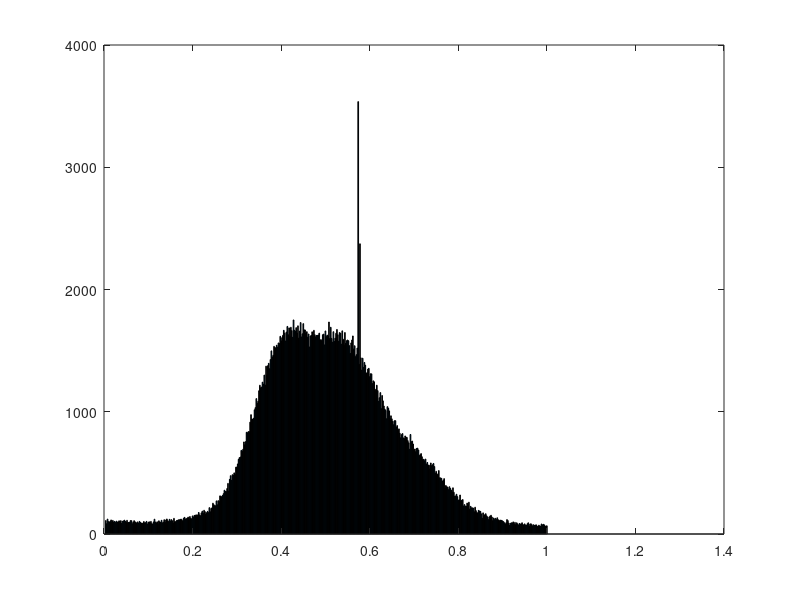
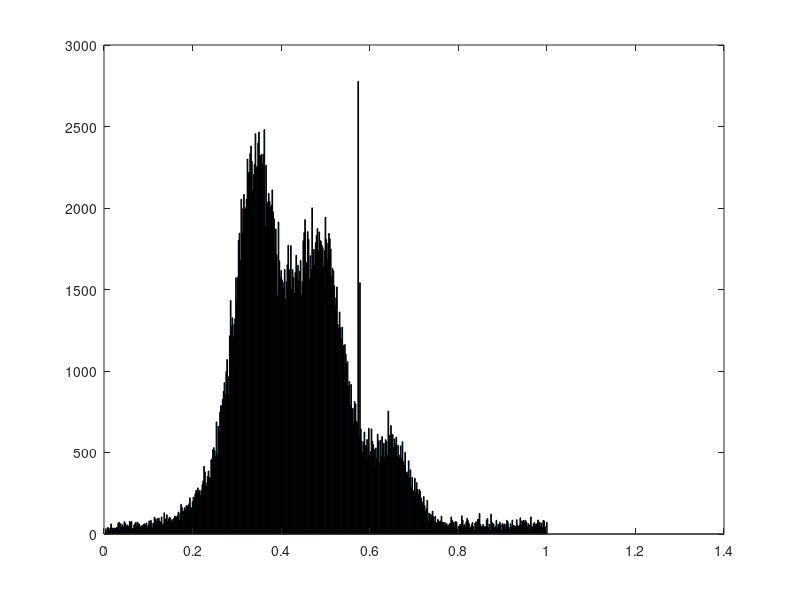
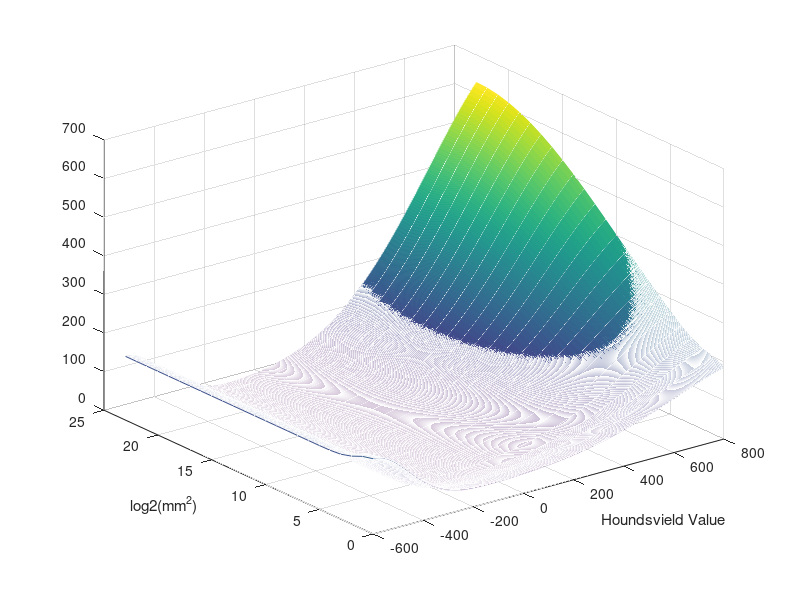
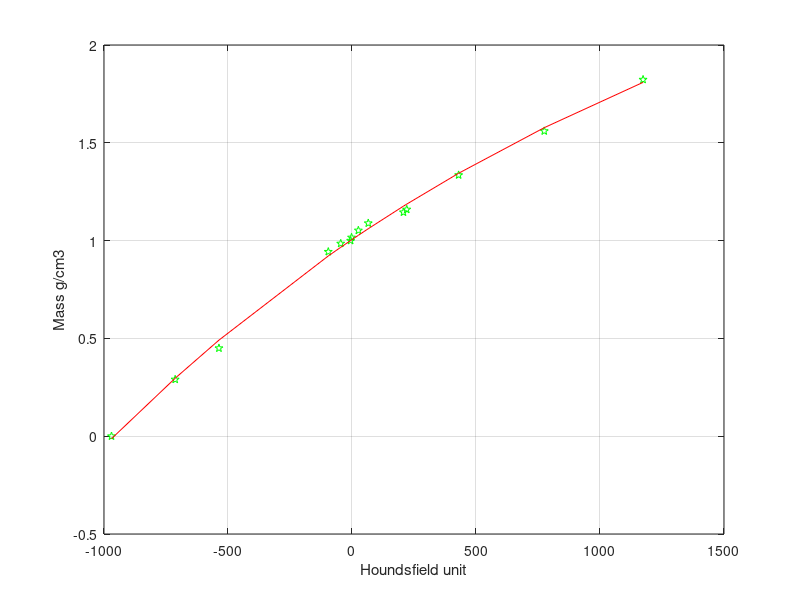

Here is the MATLAB script that generated these plots, in order:
%% COLOR FUNCTION


clc
lung = [-700, -600];
fat = [-120, -90];
fluids = [-30 15];
water = [-2, 2 ];
muscle = [30 55];
blood = [13 50 ];
hematoma = [50 100];
clot = [50 75 ];
cancellous = [300 400];
cortical = [1000 1900];
foreign = [2500 3000];
noise = [-700 1500];
cols = ['r' 'y' 'c' 'b' 'r' 'r' 'r' 'k' 'k' 'g'];
cats = [lung; fat;fluids; water; muscle; blood; hematoma; clot; cancellous; cortical; foreign; ];
catnames = ["lung", "fat", "fluids", "water" "muscle" "blood" "hematoma" "clot" "cancellous" "cortical" "foreign"];
min_belonging = 0.0001;

x = -1000:0.2:2000;
for i = 1:length(cats)
   spread = cats(i,2)-cats(i,1);
   center = (cats(i,1) + cats(i,2))/2;
   sd = spread/4;
   f = 1/(sd*sqrt(2*3.1415)) *exp(-((x-center).^2)/(2*sd^2));
   f = plot(x, f);
   %legend(catnames(i))
   hold on
end
%set(gca, 'YScale', 'log')
ylabel("Inclusion")
xlabel("Hounsfield unit")
legend(catnames)
axis([-100 100 min_belonging 0.08])
hold off

%%  ACTIVATION FUNCTION
clc
blocks = 9*5;
x = 1:1:blocks+3;
x = 0:1:9;
f = 1/0.6*(1./(1+exp(-x/2)) - 0.4);
plot(x, f)



%% ACCUMULATED ALPHA FUNCTION
x = 0:1:10;
y = 1./x.^2;
plot(x,y)







%% Image normalization
y = [0.000000, 388, 320, 279, 231, 204, 188, 168, 165, 136, 143, 109, 114, 103, 106, 80, 91, 87, 84, 77, 66, 66, 64, 64, 54, 43, 52, 35, 27, 35, 28, 29, 32, 37, 25, 20, 16, 21, 8, 12, 10, 14, 31, 14, 14, 19, 19, 14, 16, 17, 16, 16, 17, 6, 11, 9, 18, 21, 16, 26, 15, 21, 19, 9, 17, 16, 20, 19, 14, 19, 20, 18, 19, 19, 15, 23, 13, 16, 13, 17, 31, 16, 21, 21, 16, 28, 18, 18, 20, 27, 17, 27, 26, 22, 23, 21, 23, 27, 22, 27, 18, 25, 19, 30, 23, 27, 25, 32, 27, 27, 22, 14, 27, 16, 41, 25, 23, 37, 30, 14, 30, 30, 16, 34, 31, 29, 30, 25, 26, 23, 28, 28, 26, 28, 32, 35, 32, 25, 24, 38, 17, 34, 40, 28, 39, 38, 31, 32, 28, 38, 35, 27, 40, 28, 39, 42, 29, 54, 35, 53, 27, 56, 45, 36, 60, 49, 85, 68, 56, 114, 90, 128, 150, 148, 182, 161, 215, 219, 333, 279, 422, 555, 699, 695, 718, 873, 1024, 1250, 1383, 1562, 1824, 1968, 2238, 2429, 2643, 2741, 2901, 3045, 3179, 3532, 3702, 3896, 3643, 3813, 3842, 4117, 3981, 3988, 3919, 3834, 3611, 3539, 3428, 3381, 3017, 2829, 2565, 2386, 2279, 2035, 2005, 1924, 1682, 1491, 1468, 1265, 1210, 1044, 961, 965, 927, 966, 895, 925, 871, 945, 938, 808, 866, 913, 863, 900, 960, 937, 957, 1008, 1068, 1081, 1120, 1042, 1314, 1357, 1371, 1439, 1603, 1514, 1760, 1769, 2123, 1995, 2202, 2340, 2659, 2724, 3079, 3207, 3418, 3710, 4253, 4554, 4692, 5153, 5319, 5502, 6281, 6455, 6603, 6561, 6952, 6864, 6830, 7501, 7205, 7330, 7266, 7006, 6796, 6462, 6357, 6003, 5975, 5575, 5508, 5268, 4744, 4376, 3871, 3655, 3360, 2836, 2583, 2316, 1974, 1695, 1578, 1310, 1227, 901, 910, 739, 680, 552, 463, 388, 394, 286, 241, 194, 168, 158, 92, 128, 92, 78, 77, 102, 72, 67, 53, 52, 50, 52, 59, 29, 30, 40, 48, 33, 45, 42, 24, 36, 33, 33, 26, 37, 32, 39, 31, 31, 34, 33, 30, 42, 30, 23, 28, 30, 27, 26, 36, 29, 25, 38, 33, 36, 36, 41, 35, 36, 35, 47, 33, 67, 56, 47, 67, 60, 47, 42, 76, 66, 98, 97, 126, 124, 101, 106, 121, 110, 139, 115, 132, 102, 118, 105, 103, 142, 147, 156, 147, 130, 105, 105, 150, 117, 92, 86, 93, 76, 106, 74, 64, 41, 57, 55, 53, 50, 51, 59, 68, 71, 68, 88, 101, 79, 59, 90, 96, 68, 91, 93, 102, 99, 91, 102, 124, 103, 123, 138, 132, 150, 108, 126, 98, 76, 74, 98, 104, 101, 66, 73, 67, 80, 55, 52, 75, 42, 11, 11, 4, 7, 0, 7, 0, 1, 0, 0, 1, 9, 0, 0, 0, 1, 0, 1, 0, 2, 1, 7, 4, 2, 7, 6, 13, 10, 12, 16, 12, 14, 34, 24, 22, 32, 31, 40, 32, 34, 24, 31];

original = [0.000000, 110, 84, 122, 102, 98, 103, 115, 99, 111, 97, 103, 94, 105, 98, 99, 108, 103, 109, 86, 104, 107, 113, 104, 97, 112, 94, 95, 96, 110, 109, 84, 98, 109, 100, 95, 89, 99, 87, 103, 95, 89, 90, 83, 102, 91, 93, 103, 81, 95, 100, 95, 103, 85, 81, 99, 121, 98, 90, 100, 80, 108, 98, 96, 112, 91, 97, 117, 97, 115, 123, 109, 102, 120, 105, 118, 109, 90, 128, 101, 101, 110, 111, 116, 116, 119, 122, 116, 105, 129, 136, 123, 125, 131, 138, 124, 143, 127, 124, 148, 137, 152, 151, 157, 136, 157, 176, 156, 149, 173, 187, 169, 194, 183, 163, 175, 185, 175, 216, 182, 209, 214, 252, 240, 232, 231, 271, 239, 273, 266, 312, 308, 305, 315, 330, 358, 348, 347, 372, 414, 352, 447, 477, 439, 485, 481, 500, 488, 547, 548, 573, 611, 625, 630, 684, 676, 693, 753, 730, 756, 832, 828, 838, 837, 915, 976, 940, 939, 947, 1016, 1034, 1108, 1068, 1086, 1172, 1217, 1196, 1202, 1242, 1225, 1300, 1219, 1373, 1301, 1377, 1396, 1352, 1427, 1498, 1448, 1462, 1535, 1526, 1522, 1544, 1527, 1563, 1558, 1617, 1581, 1606, 1625, 1666, 1643, 1579, 1652, 1698, 1630, 1686, 1616, 1691, 1664, 1609, 1751, 1667, 1657, 1688, 1644, 1703, 1603, 1660, 1730, 1612, 1638, 1721, 1670, 1669, 1643, 1655, 1610, 1636, 1530, 1620, 1624, 1654, 1618, 1666, 1630, 1613, 1624, 1625, 1627, 1643, 1587, 1590, 1582, 1630, 1635, 1547, 1661, 1615, 1627, 1620, 1734, 1599, 1691, 1600, 1569, 1655, 1575, 1602, 1642, 1673, 1630, 1577, 1648, 1642, 1553, 1662, 1593, 1545, 1648, 1559, 1581, 1587, 1581, 1541, 1477, 1563, 1587, 1620, 1514, 1540, 1451, 1467, 1521, 3537, 1389, 2374, 1441, 1341, 1438, 1363, 1403, 1381, 1316, 1319, 1349, 1355, 1287, 1311, 1310, 1231, 1253, 1245, 1174, 1184, 1217, 1173, 1085, 1115, 1157, 1026, 1133, 1089, 1047, 1022, 1011, 943, 1042, 1029, 1007, 945, 967, 942, 922, 894, 927, 927, 875, 887, 848, 860, 824, 787, 813, 822, 786, 781, 802, 793, 790, 764, 746, 693, 814, 755, 760, 736, 686, 695, 674, 700, 702, 687, 642, 649, 658, 632, 609, 611, 599, 613, 571, 585, 564, 563, 533, 581, 559, 567, 577, 552, 498, 513, 492, 484, 519, 460, 459, 455, 431, 438, 453, 373, 397, 387, 383, 363, 387, 373, 359, 344, 378, 341, 309, 311, 325, 306, 276, 280, 319, 271, 276, 282, 229, 241, 228, 226, 253, 238, 260, 204, 226, 214, 214, 211, 182, 219, 191, 175, 173, 193, 188, 185, 165, 128, 173, 150, 158, 166, 149, 140, 118, 140, 148, 153, 139, 110, 131, 118, 128, 118, 133, 117, 107, 113, 113, 111, 107, 101, 92, 80, 92, 118, 110, 90, 71, 87, 92, 90, 99, 80, 95, 77, 92, 83, 72, 86, 81, 83, 92, 76, 75, 83, 72, 70, 84, 92, 65, 81, 84, 77, 66, 76, 70, 73, 75, 64, 63, 72, 66, 64, 82, 74, 79, 75, 63, 66, 67];
median = [0.000000, 32, 13, 39, 38, 21, 35, 62, 32, 37, 29, 37, 33, 39, 39, 67, 72, 26, 63, 42, 56, 41, 76, 66, 44, 56, 45, 49, 77, 72, 78, 32, 36, 56, 63, 72, 50, 73, 62, 61, 40, 48, 53, 49, 61, 63, 53, 68, 38, 54, 80, 63, 84, 65, 38, 65, 103, 92, 74, 94, 52, 97, 77, 71, 105, 57, 63, 130, 93, 79, 118, 75, 93, 104, 96, 76, 88, 77, 97, 110, 105, 105, 112, 135, 83, 127, 182, 164, 135, 141, 162, 151, 174, 173, 170, 185, 222, 164, 155, 199, 227, 217, 247, 268, 202, 283, 251, 268, 238, 268, 304, 327, 415, 381, 314, 292, 354, 387, 346, 345, 454, 461, 518, 530, 511, 478, 688, 490, 661, 621, 746, 788, 784, 826, 875, 929, 855, 998, 1071, 966, 855, 1216, 1433, 1277, 1327, 1211, 1286, 1321, 1572, 1432, 1577, 1802, 1846, 1679, 2054, 1848, 1996, 2083, 1989, 2001, 2054, 2300, 2210, 2221, 2333, 2380, 2287, 2106, 2206, 2269, 2456, 2246, 2257, 2399, 2466, 2322, 2323, 2330, 2273, 2328, 2481, 1889, 2263, 2019, 2035, 2089, 2040, 2004, 2017, 2111, 1976, 1933, 1772, 1871, 1714, 1461, 1914, 1676, 1576, 1616, 1560, 1544, 1514, 1623, 1440, 1549, 1652, 1771, 1622, 1543, 1769, 1503, 1622, 1573, 1476, 1604, 1710, 1579, 1649, 1548, 1612, 1678, 1469, 1548, 1800, 1849, 1929, 1599, 1667, 1855, 1807, 1564, 1707, 1622, 2001, 1663, 1746, 1648, 1787, 1832, 1874, 1739, 1853, 1801, 1796, 1771, 1756, 1646, 1737, 1943, 1807, 1682, 1783, 1844, 1812, 1748, 1579, 1629, 1614, 1523, 1405, 1449, 1516, 1286, 1259, 1362, 1265, 1197, 1270, 1159, 987, 1162, 1103, 1046, 1058, 911, 936, 788, 918, 741, 772, 684, 813, 797, 692, 682, 2777, 596, 1542, 645, 570, 502, 564, 626, 543, 544, 580, 464, 649, 482, 505, 645, 569, 548, 520, 415, 528, 461, 612, 572, 438, 576, 477, 598, 488, 557, 473, 579, 568, 481, 754, 605, 554, 665, 611, 609, 531, 583, 549, 595, 477, 545, 485, 466, 541, 462, 566, 445, 423, 501, 376, 381, 365, 449, 350, 394, 290, 347, 266, 233, 342, 257, 315, 273, 243, 273, 261, 221, 199, 178, 230, 174, 139, 155, 207, 76, 128, 114, 120, 108, 140, 105, 76, 109, 69, 59, 89, 80, 71, 80, 109, 69, 71, 51, 71, 49, 63, 48, 53, 63, 64, 105, 85, 65, 73, 48, 76, 73, 27, 45, 45, 59, 57, 112, 85, 51, 58, 43, 76, 96, 83, 65, 36, 41, 57, 71, 46, 24, 67, 75, 60, 89, 89, 126, 58, 46, 39, 59, 29, 46, 44, 86, 95, 37, 59, 22, 122, 73, 65, 60, 39, 46, 84, 34, 60, 32, 72, 57, 22, 65, 53, 61, 28, 60, 84, 75, 42, 30, 63, 42, 85, 52, 52, 48, 43, 88, 50, 47, 54, 99, 50, 81, 64, 84, 67, 84, 73, 43, 63, 24, 57, 105, 44, 44, 65, 70, 58, 60, 64, 86, 71, 73, 49, 67, 41, 83, 80, 20, 45, 72];
mean = [0.000000, 446, 428, 394, 392, 357, 341, 340, 293, 339, 320, 277, 280, 292, 274, 294, 261, 241, 238, 223, 228, 256, 191, 226, 219, 218, 205, 193, 177, 207, 213, 178, 174, 185, 158, 190, 190, 212, 159, 176, 172, 149, 176, 158, 170, 149, 144, 146, 147, 150, 140, 128, 125, 115, 125, 120, 521, 88, 87, 91, 86, 87, 77, 71, 96, 70, 58, 75, 81, 74, 80, 60, 71, 61, 70, 42, 42, 38, 73, 69, 54, 43, 37, 48, 45, 44, 49, 40, 41, 61, 60, 43, 37, 40, 40, 36, 50, 36, 38, 44, 37, 50, 39, 53, 18, 43, 35, 37, 34, 34, 44, 25, 36, 30, 26, 61, 39, 48, 35, 37, 30, 46, 36, 20, 50, 46, 31, 44, 40, 27, 27, 36, 52, 42, 45, 45, 60, 44, 34, 41, 33, 66, 57, 54, 45, 67, 100, 69, 89, 57, 74, 86, 100, 161, 122, 198, 137, 204, 216, 193, 263, 213, 321, 331, 318, 410, 478, 448, 523, 667, 746, 743, 878, 940, 938, 1173, 1150, 1041, 1304, 1331, 1428, 1554, 1635, 1694, 1708, 1877, 1823, 1801, 1981, 2234, 1904, 2160, 2336, 2239, 2377, 2224, 2458, 2557, 2550, 2586, 2226, 2366, 2468, 2452, 2264, 2185, 2324, 2385, 2169, 2301, 2228, 2063, 1964, 1957, 1953, 1905, 1866, 1929, 1696, 1688, 1660, 1556, 1459, 1584, 1494, 1486, 1698, 1427, 1519, 1318, 1427, 1379, 1348, 1268, 1456, 1377, 1572, 1271, 1337, 1443, 1351, 1282, 1309, 1452, 1193, 1422, 1532, 1537, 1609, 1603, 1540, 1409, 1757, 1811, 1593, 1641, 1651, 1828, 1968, 1958, 1852, 1904, 1958, 2116, 2264, 2142, 2076, 2084, 2178, 2107, 2272, 2310, 2032, 2315, 2218, 2338, 2189, 2069, 2389, 2106, 2052, 2260, 2097, 2141, 1997, 2240, 4064, 1909, 2870, 1865, 1871, 1751, 1790, 1727, 1500, 1601, 1450, 1443, 1344, 1224, 1383, 1363, 1269, 1291, 997, 1287, 1012, 955, 1015, 899, 886, 921, 897, 736, 782, 711, 736, 769, 782, 627, 617, 634, 650, 623, 601, 619, 565, 640, 686, 574, 565, 538, 607, 658, 642, 623, 733, 644, 696, 716, 684, 798, 702, 765, 760, 834, 743, 745, 748, 744, 764, 686, 686, 719, 796, 696, 681, 741, 753, 737, 741, 699, 800, 569, 622, 607, 692, 617, 639, 565, 498, 597, 545, 518, 508, 341, 429, 419, 389, 330, 288, 288, 253, 235, 250, 217, 222, 176, 198, 210, 183, 156, 165, 128, 142, 80, 129, 123, 65, 130, 137, 109, 127, 71, 78, 77, 72, 73, 69, 88, 73, 88, 91, 91, 103, 83, 87, 107, 53, 88, 73, 66, 116, 57, 76, 67, 68, 80, 82, 112, 107, 116, 140, 90, 133, 94, 103, 113, 124, 112, 135, 118, 134, 129, 142, 230, 105, 145, 116, 170, 166, 143, 186, 169, 174, 178, 177, 153, 132, 172, 204, 162, 203, 189, 226, 160, 210, 230, 241, 185, 183, 211, 218, 230, 157, 213, 220, 248, 197, 219, 230, 185, 213, 226, 225, 345, 272, 223, 306, 258, 297, 259, 315, 359, 369, 369, 349, 360, 393, 505];

binsize = 0.002;
ylog = log(y);
x = binsize:binsize:1;
figure(1);
bar(x, original)
figure(2)
bar(x, median)
figure(3)
bar(x, mean)




%% HU sensitivity


x = -700:0.5:800;
y = 1./x.^2;
plot(x,y)



%% Clustering Heuristic
clc
clear





[X,Y]= meshgrid(-600:800, 0:23);


% Lung tissue
huwidth = 200; sizewidth = 8000;
hucenter = -600; sizecenter = 0;
Z1 = 150 * exp( - ((X-hucenter).^2/huwidth^2   +   (Y-sizecenter).^2/sizewidth^2)    )   ;

% Bone tissue
huwidth = 550; sizewidth = 19;
hucenter = 1000; sizecenter = 23;
Z2 = 700 * exp( - ((X-hucenter).^2/huwidth^2   +   (Y-sizecenter).^2/sizewidth^2)    )   ;


% Noise probably
huwidth = 10000; sizewidth = 2;
hucenter = 0; sizecenter = 0;
Z3 = 30 * exp( - ((X-hucenter).^2/huwidth^2   +   (Y-sizecenter).^2/sizewidth^2)    )   ;

Z = 15 + Z1+Z2 + Z3;
%Z = 1./Z





%figure()
mesh(X,Y,Z)
hold on

xlabel('Houndsvield Value');
ylabel('log2(mm^2)');

% Muscles
plot3(80,log2(0.5*10^6),15, '-o','Color','b','MarkerSize',10,'MarkerFaceColor','red');
plot3(102,log2(2.3*10^6),15, '-o','Color','b','MarkerSize',10,'MarkerFaceColor','red');

%
hold off





%% HU to mass conversion for siemens machines (Not very precise)
clc
clear

mass = [0      0.29   0.45   0.943 0.985  1.000 1.016 1.052 1.089 1.145 1.159 1.335 1.560 1.823]';
hu =   [-969.8 -712.9 -536.5 -95.6 -45.6  -5.6 -1.9  25.7 65.6 207.5 220.7 429.9 775.3 1173.7]';


%plot(hu, mass)




f = @(b,hu) b(1).*exp(b(2).*hu)+b(3);                                     % Objective Function
B = fminsearch(@(b) norm(mass - f(b,hu)), [-0.2; -0.1; 0.8])                  % Estimate Parameters
figure
plot(hu, mass, 'pg')
hold on
plot(hu, f(B,hu), '-r')
hold off;
grid
xlabel('Houndsfield unit')
ylabel('Mass g/cm3')
text(27, 105, sprintf('f(x) = %.1f\\cdote^{%.3f\\cdotx}%+.1f', B))
